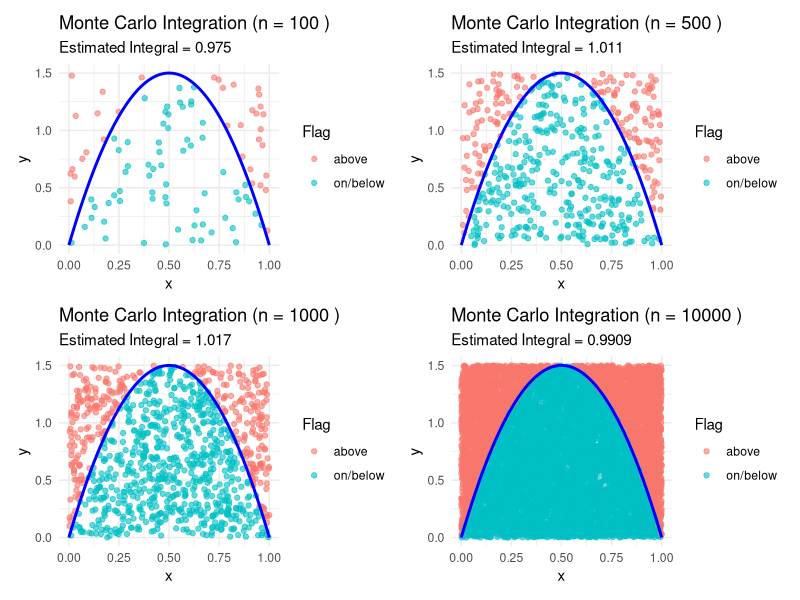

This chart was generated by the following R code:
# -------------------------------
# Monte Carlo Integration - Small Multiple
# -------------------------------

# Load libraries
library(ggplot2)
library(dplyr)
library(patchwork)

# -------------------------------
# Step 1: Monte Carlo Simulation Function
# -------------------------------
mc_simulation <- function(n, x_min, x_max, y_min, y_max){
  x_vals <- runif(n, min = x_min, max = x_max)
  y_vals <- runif(n, min = y_min, max = y_max)
  data.frame(x = x_vals, y = y_vals)
}

# -------------------------------
# Step 2: Flag points and compute integral estimate
# -------------------------------
flag_points_and_estimate <- function(sim_data){
  sim_data_flagged <- sim_data %>%
    mutate(
      f_x = dbeta(x, shape1 = 2, shape2 = 2),
      flag = ifelse(y <= f_x, "on/below", "above")
    )
  
  p <- mean(sim_data_flagged$flag == "on/below")  # proportion of points on/below curve
  rect_area <- (1 - 0) * (1.5 - 0)  # rectangle bounds
  estimate <- p * rect_area          # Monte Carlo estimate of integral
  
  list(data = sim_data_flagged, estimate = estimate)
}

# -------------------------------
# Step 3: Plotting function
# -------------------------------
plot_mc <- function(sim_data_flagged, estimate){
  ggplot(sim_data_flagged, aes(x = x, y = y, color = flag)) +
    geom_point(alpha = 0.6, size = 1.5) +
    stat_function(
      fun = dbeta,
      args = list(shape1 = 2, shape2 = 2),
      xlim = c(0, 1),
      color = "blue",
      linewidth = 1
    ) +
    labs(
      title = paste("Monte Carlo Integration (n =", nrow(sim_data_flagged), ")"),
      subtitle = paste("Estimated Integral =", round(estimate, 4)),
      x = "x",
      y = "y",
      color = "Flag"
    ) +
    theme_minimal()
}

# -------------------------------
# Step 4: Generate simulations at different resolutions
# -------------------------------
sim100 <- mc_simulation(100, 0, 1, 0, 1.5)
sim500 <- mc_simulation(500, 0, 1, 0, 1.5)
sim1000 <- mc_simulation(1000, 0, 1, 0, 1.5)
sim10000 <- mc_simulation(10000, 0, 1, 0, 1.5)

# -------------------------------
# Step 5: Flag points and compute estimates
# -------------------------------
flag100 <- flag_points_and_estimate(sim100)
flag500 <- flag_points_and_estimate(sim500)
flag1000 <- flag_points_and_estimate(sim1000)
flag10000 <- flag_points_and_estimate(sim10000)

# -------------------------------
# Step 6: Create individual plots
# -------------------------------
plot100 <- plot_mc(flag100$data, flag100$estimate)
plot500 <- plot_mc(flag500$data, flag500$estimate)
plot1000 <- plot_mc(flag1000$data, flag1000$estimate)
plot10000 <- plot_mc(flag10000$data, flag10000$estimate)

# -------------------------------
# Step 7: Combine plots into small multiple
# -------------------------------
plot100 + plot500 + plot1000 + plot10000
